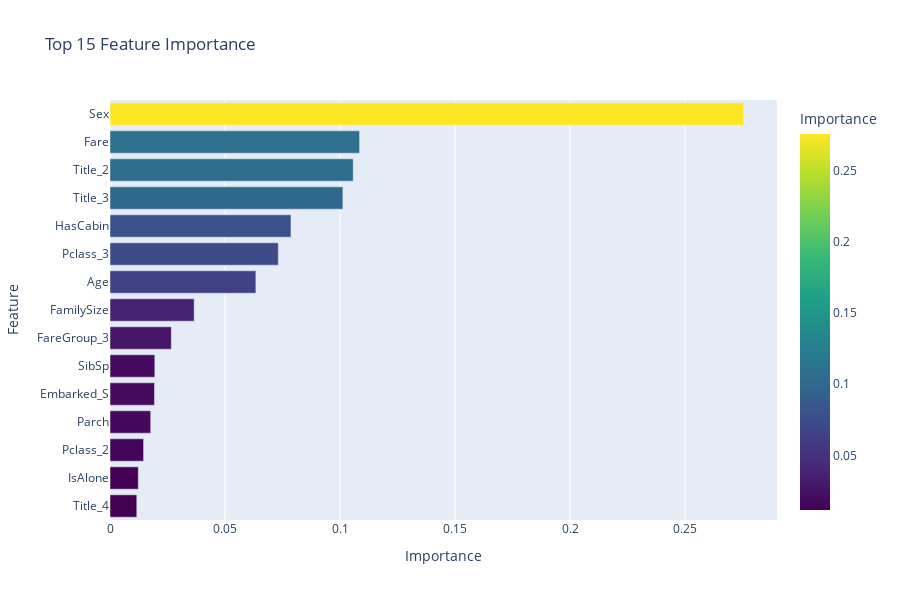

Notebook code for this chart:
### Code cell
top_features = feature_importance_df.head(15)

fig = px.bar(
    top_features, 
    x='Importance', 
    y='Feature',
    title="Top 15 Feature Importance",
    orientation='h',
    color='Importance',
    color_continuous_scale='Viridis'
)

fig.update_layout(height=600, yaxis={'categoryorder': 'total ascending'})
fig.show()

### Figure 1 — Plotly figure (JSON) as saved in the notebook; plotly's stock layout.template omitted (floating-point values rounded to 4 significant figures)
{"data": [{"alignmentgroup": "True", "hovertemplate": "Importance=%{marker.color}<br>Feature=%{y}<extra></extra>", "legendgroup": "", "marker": {"color": [0.2755, 0.1085, 0.1057, 0.1013, 0.07868, 0.07317, 0.06342, 0.03659, 0.02665, 0.01948, 0.01935, 0.0177, 0.0146, 0.01231, 0.01165], "coloraxis": "coloraxis", "pattern": {"shape": ""}}, "name": "", "offsetgroup": "", "orientation": "h", "showlegend": false, "textposition": "auto", "type": "bar", "x": [0.2755, 0.1085, 0.1057, 0.1013, 0.07868, 0.07317, 0.06342, 0.03659, 0.02665, 0.01948, 0.01935, 0.0177, 0.0146, 0.01231, 0.01165], "xaxis": "x", "y": ["Sex", "Fare", "Title_2", "Title_3", "HasCabin", "Pclass_3", "Age", "FamilySize", "FareGroup_3", "SibSp", "Embarked_S", "Parch", "Pclass_2", "IsAlone", "Title_4"], "yaxis": "y"}], "layout": {"barmode": "relative", "coloraxis": {"colorbar": {"title": {"text": "Importance"}}, "colorscale": [[0.0, "#440154"], [0.1111, "#482878"], [0.2222, "#3e4989"], [0.3333, "#31688e"], [0.4444, "#26828e"], [0.5556, "#1f9e89"], [0.6667, "#35b779"], [0.7778, "#6ece58"], [0.8889, "#b5de2b"], [1.0, "#fde725"]]}, "height": 600, "legend": {"tracegroupgap": 0}, "title": {"text": "Top 15 Feature Importance"}, "xaxis": {"anchor": "y", "domain": [0.0, 1.0], "title": {"text": "Importance"}}, "yaxis": {"anchor": "x", "categoryorder": "total ascending", "domain": [0.0, 1.0], "title": {"text": "Feature"}}}}
